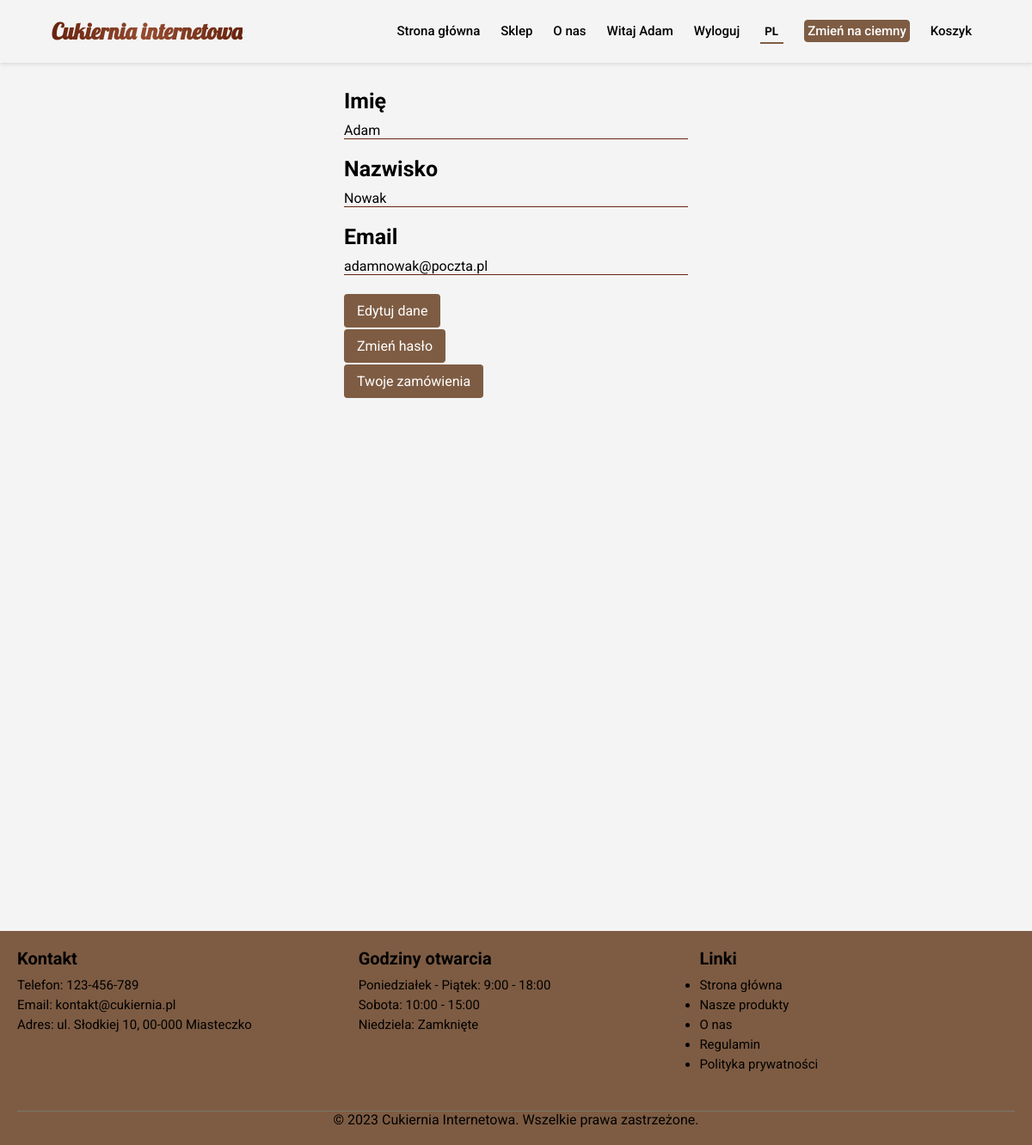
The page /userinfo.php (signed in) on the database its author committed.
### tables this page shows
CREATE TABLE `customers` (
  `ID` int(11) NOT NULL,
  `Imie` varchar(255) NOT NULL,
  `Nazwisko` varchar(255) NOT NULL,
  `Email` varchar(255) NOT NULL,
  `Haslo` varchar(255) NOT NULL
);

### userinfo.php (the view, shortened to what this page needs)
<?php
    include_once 'header.php';
?>
<div class="container">
    <section class="userInfo">
        <h2>Imię</h2>
        <p><?= htmlspecialchars($user["Imie"])?></p>
        <h2>Nazwisko</h2>
        <p><?= htmlspecialchars($user["Nazwisko"])?></p>
        <h2>Email</h2>
        <p><?= htmlspecialchars($user["Email"])?></p>
        <div>
            <a href="edituser.php">Edytuj dane</a>
        </div>
        <div>
            <a href="changepasswd.php">Zmień hasło</a>
        </div>
        <div>
            <a href="#">Twoje zamówienia</a>
        </div>
    </section>
</div>
<?php
    include_once 'footer.php';
?>

### header.php (shortened to what this page needs)
<?php
if (isset($_SESSION["user_id"])) {
    $mysqli = require "dbh_inc.php";
    $sql = "SELECT * FROM customers WHERE id = {$_SESSION["user_id"]}";
    $result = mysqli_query($mysqli, $sql);
    $user = $result->fetch_assoc();
}
$defaultTheme = 'light';
$selectedTheme = isset($_SESSION['theme']) ? $_SESSION['theme'] : $defaultTheme;
function displayThemeToggleButton($currentTheme)
{
    $otherTheme = $currentTheme === 'light' ? 'dark' : 'light';
    $translations = getTranslations($_SESSION["lang"], "header");
    echo '<form method="post">';
    echo '<button type="submit" name="theme" value="' . $otherTheme . '" class="theme-button">';
    echo $translations["theme"][$otherTheme];
    echo '</button>';
    echo '</form>';
}
function getTranslations($lang, $filePrefix)
{
    $file = "translations/" . $filePrefix . "_" . $lang . ".json";
    $json = file_get_contents($file);
    return json_decode($json, true);
}
$translationsHeader = getTranslations($_SESSION["lang"], "header");
?>
<!DOCTYPE html>
<html lang="<?= $_SESSION["lang"] ?>">
<head>
    <link id="theme-style" rel="stylesheet" href="css/style.css">
</head>
<body>
<header>
    <div class="logo"><?= $translationsHeader["logo"] ?></div>
    <nav>
        <ul class="nav_links">
            <li><a href="index.php"><?= $translationsHeader["home"] ?></a></li>
            <li><a href="testshop.php"><?= $translationsHeader["shop"] ?></a></li>
            <li><a href="onas.php"><?= $translationsHeader["about"] ?></a></li>
            <?php if (isset($user)): ?>
                <li class="dropdown"><a href="userinfo.php"><?= $translationsHeader["welcome"] ?> <?= htmlspecialchars($user["Imie"]) ?></a></li>
                <li><a href="logout.php"><?= $translationsHeader["logout"] ?></a></li>
            <?php else: ?>
                <li><a href="login.php"><?= $translationsHeader["login"] ?></a></li>
                <li><a href="signup.php"><?= $translationsHeader["signup"] ?></a></li>
            <?php endif; ?>
            <li>
                <form method="post" class="langForm">
                    <select class="langOption" id="langSwitcher" name="langSwitcher" onchange="this.form.submit()">
                        <option value="pl" <?= ($_SESSION["lang"] == "pl") ? "selected" : "" ?>>PL</option>
                    </select>
                </form>
            </li>
            <li>
                <?php
                displayThemeToggleButton($selectedTheme);
                ?>
            </li>
            <?php if (isset($user)): ?>
                <li><a href="cart.php"><?= $translationsHeader["cart"] ?></a></li>
            <?php endif; ?>
        </ul>
    </nav>
</header>

### css/style.css (style rules this page uses)
* { margin: 0; padding: 0; font-family: 'Roboto', sans-serif; }
body { background-color: #f4f4f4; }
header li,header a,header button { font-family: 'Roboto', sans-serif; font-weight: 500; font-size: 15px; color: black; text-decoration: none; }
.container { min-height: 1000px; }
header { display: flex; justify-content: flex-end; align-items: center; padding: 20px 5%; box-shadow: 0 2px 4px rgba(0,0,0,.1); }
.logo { margin-right: auto; font-size: 26px; font-family: 'Lobster', cursive; font-weight: 900; background: linear-gradient(90deg, rgba(103,35,14,1) 0%, rgba(149,75,48,1) 50%, rgba(103,35,14,1) 100%); -webkit-background-clip: text; background-clip: text; color: transparent; }
.nav_links { list-style: none; }
.nav_links li { display: inline-block; padding: 0px 10px; }
.nav_links li a { transition: all 0.3s ease 0s; }
.langOption { outline: none; font-family: 'Roboto', sans-serif; appearance: none; -webkit-appearance: none; padding: 5px; background-color: #f4f4f4; font-weight: 700; border: none; border-bottom: 2px solid #7e5c43; }
.langOption option { font-family: 'Roboto', sans-serif; }
.dropdown { position: relative; }
.userInfo { max-width: 400px; margin: 0 auto; margin-top: 10px; padding: 20px; background-color: #f4f4f4; border-radius: 5px; font-family: 'Roboto', sans-serif; }
.userInfo h2 { font-size: 25px; font-weight: 700; margin-bottom: 10px; }
.userInfo p { font-size: 16px; margin-bottom: 20px; border-bottom: 1px solid #67230e; }
.userInfo a { display: inline-block; padding: 10px 15px; margin-top: 2px; background-color: #7e5c43; color: white; text-decoration: none; border-radius: 4px; font-size: 16px; }
.theme-button { background-color: #7e5c43; color: white; border: 1px solid #7e5c43; border-radius: 4px; cursor: pointer; padding: 3px; }

### rows shown on the page
customers: Imie "Adam", Nazwisko "Nowak", Email "adamnowak@poczta.pl"

### other values the page prints
$translationsHeader["home"] "Strona główna"
$translationsHeader["shop"] "Sklep"
$translationsHeader["about"] "O nas"
$translationsHeader["welcome"] "Witaj"
$translationsHeader["logout"] "Wyloguj"
$translations["theme"][$otherTheme] "Zmień na ciemny"
$translationsHeader["cart"] "Koszyk"
$translationsFooter["Contact"] "Kontakt"
$translationsFooter["Phone"] "Telefon"
$translationsFooter["Email"] "Email"
$translationsFooter["Address"] "Adres"
$translationsFooter["Opening Hours"] "Godziny otwarcia"
$translationsFooter["Monday - Friday"] "Poniedziałek - Piątek"
$translationsFooter["Saturday"] "Sobota"
$translationsFooter["Sunday"] "Niedziela"
